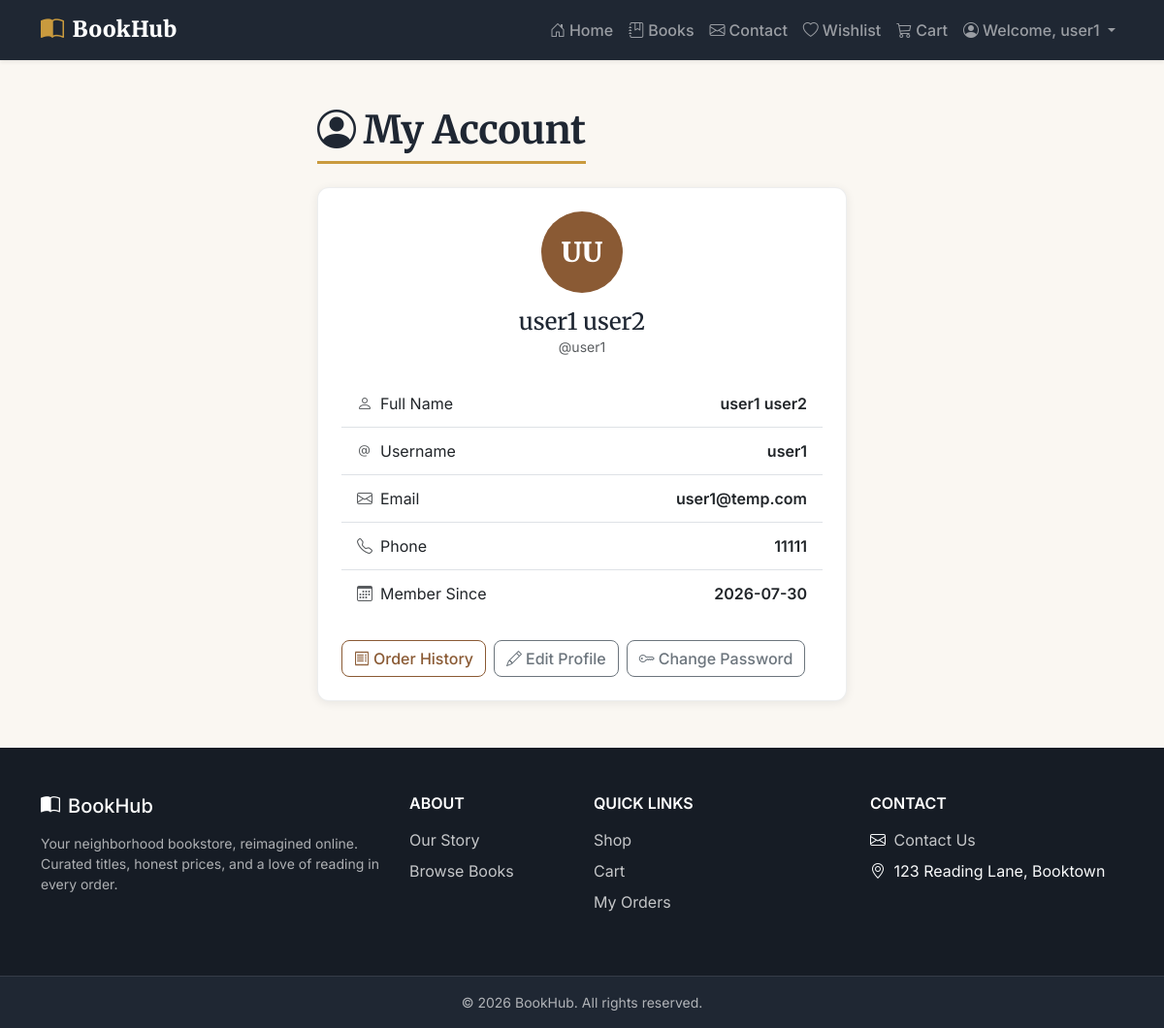
The page /account (signed in) on the database its author committed.
### models.py (models this page shows, shortened)
class Customer(db.Model):
    id = db.Column(db.Integer, primary_key=True)
    first_name = db.Column(db.String(100), nullable=False)
    last_name = db.Column(db.String(100), nullable=False)
    username = db.Column(db.String(80), unique=True, nullable=False)
    email = db.Column(db.String(150), unique=True, nullable=False)
    phone = db.Column(db.String(30), nullable=True)
    password_hash = db.Column(db.String(255), nullable=False)
    created_at = db.Column(db.DateTime, nullable=False, default=datetime.utcnow)

### app.py (the view)
@app.route("/account")
@customer_login_required
def customer_account():
    customer = Customer.query.get_or_404(session["customer_id"])
    updated = request.args.get("updated") == "1"
    return render_template("customer_account.html", customer=customer, updated=updated)

### app.py (called while the page is built)
def customer_login_required(view_func):
    @wraps(view_func)
    def wrapped_view(*args, **kwargs):
        if not session.get("customer_id"):
            return redirect(url_for("customer_login", next=request.path))
        return view_func(*args, **kwargs)
    return wrapped_view

@app.template_global()
def current_customer_name():
    if not session.get("customer_id"):
        return None
    customer = Customer.query.get(session["customer_id"])
    return customer.first_name if customer else None

@app.template_global()
def wishlist_item_count():
    if not session.get("customer_id"):
        return 0
    return WishlistItem.query.filter_by(customer_id=session["customer_id"]).count()

@app.template_global()
def cart_item_count():
    cart = session.get("cart", {})
    return sum(cart.values())

### templates/customer_account.html (shortened to what this page needs)
{% extends "base.html" %}
{% block content %}
<div class="container py-5">
    <div class="row justify-content-center">
        <div class="col-11 col-md-8 col-lg-6">
            <h1 class="mb-4"><i class="bi bi-person-circle me-2"></i>My Account</h1>
            <div class="card profile-card">
                <div class="card-body p-4">
                    <div class="text-center mb-4">
                        <div class="avatar-circle mx-auto mb-3">
                            {{ (customer.first_name[0] ~ customer.last_name[0])|upper }}
                        </div>
                        <h4 class="mb-0">{{ customer.first_name }} {{ customer.last_name }}</h4>
                        <p class="text-muted small mb-0">@{{ customer.username }}</p>
                    </div>
                    <ul class="list-group list-group-flush profile-list">
                        <li class="list-group-item d-flex justify-content-between align-items-center">
                            <span><i class="bi bi-person me-2 text-muted"></i>Full Name</span>
                            <span class="fw-semibold">{{ customer.first_name }} {{ customer.last_name }}</span>
                        </li>
                        <li class="list-group-item d-flex justify-content-between align-items-center">
                            <span><i class="bi bi-at me-2 text-muted"></i>Username</span>
                            <span class="fw-semibold">{{ customer.username }}</span>
                        </li>
                        <li class="list-group-item d-flex justify-content-between align-items-center">
                            <span><i class="bi bi-envelope me-2 text-muted"></i>Email</span>
                            <span class="fw-semibold">{{ customer.email }}</span>
                        </li>
                        <li class="list-group-item d-flex justify-content-between align-items-center">
                            <span><i class="bi bi-telephone me-2 text-muted"></i>Phone</span>
                            <span class="fw-semibold">{{ customer.phone or "Not provided" }}</span>
                        </li>
                        <li class="list-group-item d-flex justify-content-between align-items-center">
                            <span><i class="bi bi-calendar3 me-2 text-muted"></i>Member Since</span>
                            <span class="fw-semibold">{{ customer.created_at.strftime("%Y-%m-%d") }}</span>
                        </li>
                    </ul>
                    <div class="d-flex flex-wrap gap-2 mt-4">
                        <a href="{{ url_for('order_history') }}" class="btn btn-outline-primary">
                            <i class="bi bi-receipt me-1"></i>Order History
                        </a>
                        <a href="{{ url_for('customer_edit_profile') }}" class="btn btn-outline-secondary">
                            <i class="bi bi-pencil me-1"></i>Edit Profile
                        </a>
                        <a href="{{ url_for('customer_change_password') }}" class="btn btn-outline-secondary">
                            <i class="bi bi-key me-1"></i>Change Password
                        </a>
                    </div>
                </div>
            </div>
        </div>
    </div>
</div>
{% endblock %}

### templates/base.html (shortened to what this page needs)
<!DOCTYPE html>
<html lang="en">
<head>
    <link href="https://cdn.jsdelivr.net/npm/bootstrap@5.3.3/dist/css/bootstrap.min.css" rel="stylesheet">
    <link href="https://cdn.jsdelivr.net/npm/bootstrap-icons@1.11.3/font/bootstrap-icons.css" rel="stylesheet">
    <link href="{{ url_for('static', filename='css/style.css') }}" rel="stylesheet">
</head>
<body>
    <nav class="navbar navbar-expand-lg navbar-dark site-navbar sticky-top shadow-sm">
        <div class="container">
            <a class="navbar-brand d-flex align-items-center gap-2" href="{{ url_for('home') }}">
                <i class="bi bi-book-half fs-4"></i>
                <span class="brand-text">BookHub</span>
            </a>
            <div class="collapse navbar-collapse" id="navbarNav">
                <ul class="navbar-nav ms-auto align-items-lg-center">
                    <li class="nav-item">
                        <a class="nav-link" href="{{ url_for('home') }}"><i class="bi bi-house-door me-1"></i>Home</a>
                    </li>
                    <li class="nav-item">
                        <a class="nav-link" href="{{ url_for('books') }}"><i class="bi bi-journal-bookmark me-1"></i>Books</a>
                    </li>
                    {% if session.get('admin_id') %}
                    <li class="nav-item dropdown">
                        <a class="nav-link dropdown-toggle" href="#" role="button" data-bs-toggle="dropdown" aria-expanded="false">
                            <i class="bi bi-tools me-1"></i>Admin: {{ current_admin_username() }}
                        </a>
                        <ul class="dropdown-menu dropdown-menu-end">
                            <li><a class="dropdown-item" href="{{ url_for('admin') }}"><i class="bi bi-speedometer2 me-2"></i>Dashboard</a></li>
                            <li><a class="dropdown-item" href="{{ url_for('admin_orders') }}"><i class="bi bi-receipt me-2"></i>Orders</a></li>
                            <li><a class="dropdown-item" href="{{ url_for('admin_messages') }}"><i class="bi bi-envelope me-2"></i>Messages</a></li>
                            <li><hr class="dropdown-divider"></li>
                            <li><a class="dropdown-item" href="{{ url_for('admin_logout') }}"><i class="bi bi-box-arrow-right me-2"></i>Logout</a></li>
                        </ul>
                    </li>
                    {% elif session.get('customer_id') %}
                    <li class="nav-item">
                        <a class="nav-link" href="{{ url_for('contact') }}"><i class="bi bi-envelope me-1"></i>Contact</a>
                    </li>
                    <li class="nav-item">
                        <a class="nav-link position-relative" href="{{ url_for('wishlist') }}">
                            <i class="bi bi-heart me-1"></i>Wishlist
                        </a>
                    </li>
                    <li class="nav-item">
                        <a class="nav-link position-relative" href="{{ url_for('cart') }}">
                            <i class="bi bi-cart3 me-1"></i>Cart
                        </a>
                    </li>
                    <li class="nav-item dropdown">
                        <a class="nav-link dropdown-toggle" href="#" role="button" data-bs-toggle="dropdown" aria-expanded="false">
                            <i class="bi bi-person-circle me-1"></i>Welcome, {{ current_customer_name() }}
                        </a>
                    </li>
                    {% endif %}
                </ul>
            </div>
        </div>
    </nav>
    <main>
        {% block content %}{% endblock %}
    </main>
    <footer class="site-footer text-light mt-auto">
        <div class="container py-5">
            <div class="row gy-4">
                <div class="col-md-4">
                    <h5 class="d-flex align-items-center gap-2 mb-3">
                        <i class="bi bi-book-half"></i> BookHub
                    </h5>
                    <p class="text-footer-muted small mb-0">
                        Your neighborhood bookstore, reimagined online. Curated titles, honest prices,
                        and a love of reading in every order.
                    </p>
                </div>
                <div class="col-6 col-md-2">
                    <h6 class="text-uppercase fw-semibold mb-3">About</h6>
                    <ul class="list-unstyled footer-links">
                        <li><a href="{{ url_for('home') }}">Our Story</a></li>
                        <li><a href="{{ url_for('books') }}">Browse Books</a></li>
                    </ul>
                </div>
                <div class="col-6 col-md-3">
                    <h6 class="text-uppercase fw-semibold mb-3">Quick Links</h6>
                    <ul class="list-unstyled footer-links">
                        <li><a href="{{ url_for('books') }}">Shop</a></li>
                        <li><a href="{{ url_for('cart') }}">Cart</a></li>
                        <li>
                            {% if session.get('customer_id') %}
                            <a href="{{ url_for('order_history') }}">My Orders</a>
                            {% else %}
                            <a href="{{ url_for('customer_login') }}">My Orders</a>
                            {% endif %}
                        </li>
                    </ul>
                </div>
                <div class="col-md-3">
                    <h6 class="text-uppercase fw-semibold mb-3">Contact</h6>
                    <ul class="list-unstyled footer-links">
                        <li><i class="bi bi-envelope me-1"></i> <a href="{{ url_for('contact') }}">Contact Us</a></li>
                        <li><i class="bi bi-geo-alt me-1"></i> 123 Reading Lane, Booktown</li>
                    </ul>
                </div>
            </div>
        </div>
        <div class="footer-bottom py-3">
            <div class="container text-center small text-footer-muted">
                &copy; 2026 BookHub. All rights reserved.
            </div>
        </div>
    </footer>
</body>
</html>

### static/css/style.css (style rules this page uses)
:root { --bh-navy: #1f2733; --bh-navy-dark: #161c25; --bh-primary: #8a5a34; --bh-primary-dark: #6e4527; --bh-gold: #c99a3e; --bh-cream: #faf7f2; --bh-heading-font: "Merriweather", Georgia, serif; --bh-body-font: "Inter", "Segoe UI", system-ui, -apple-system, sans-serif; }
body { display: flex; flex-direction: column; min-height: 100vh; background-color: var(--bh-cream); font-family: var(--bh-body-font); }
main { flex: 1; }
h1, h2, h3, h4, h5, h6 { font-family: var(--bh-heading-font); color: var(--bh-navy); }
main h1 { display: inline-block; padding-bottom: .5rem; margin-bottom: 2rem; border-bottom: 3px solid var(--bh-gold); font-weight: 700; letter-spacing: -0.01em; }
.site-navbar { background-color: var(--bh-navy); }
.site-navbar .navbar-brand { font-family: var(--bh-heading-font); font-weight: 900; font-size: 1.4rem; letter-spacing: .02em; }
.site-navbar .navbar-brand i { color: var(--bh-gold); }
.site-navbar .nav-link { font-weight: 500; padding: .5rem .85rem; border-radius: .4rem; transition: color .15s ease, background-color .15s ease; }
.btn { border-radius: .5rem; font-weight: 500; transition: transform .15s ease, box-shadow .15s ease; }
.btn-outline-primary { --bs-btn-color: var(--bh-primary); --bs-btn-border-color: var(--bh-primary); --bs-btn-hover-bg: var(--bh-primary); --bs-btn-hover-border-color: var(--bh-primary); --bs-btn-active-bg: var(--bh-primary); --bs-btn-active-border-color: var(--bh-primary); }
.card { border: none; border-radius: .75rem; box-shadow: 0 2px 10px rgba(15, 23, 42, .08); transition: transform .15s ease, box-shadow .15s ease; }
.auth-card, .profile-card, .cart-card, .checkout-section-card, .order-summary-card, .order-card, .admin-stat-card, .purchase-panel { border: 1px solid rgba(31, 39, 51, .08); }
.site-footer { background-color: var(--bh-navy-dark); margin-top: 4rem; }
.site-footer h5, .site-footer h6 { color: #fff; font-family: var(--bh-body-font); }
.text-footer-muted { color: rgba(255, 255, 255, .65); }
.footer-links li { margin-bottom: .5rem; }
.footer-links a { color: rgba(255, 255, 255, .75); text-decoration: none; transition: color .15s ease; }
.footer-bottom { background-color: var(--bh-navy); border-top: 1px solid rgba(255, 255, 255, .1); }
.avatar-circle { width: 84px; height: 84px; border-radius: 50%; background-color: var(--bh-primary); color: #fff; display: flex; align-items: center; justify-content: center; font-family: var(--bh-heading-font); font-size: 1.75rem; font-weight: 900; }
.profile-list .list-group-item { padding-top: .75rem; padding-bottom: .75rem; }

### rows shown on the page
Customer: first_name "user1", first_name+last_name "UU", last_name "user2", username "user1", email "user1@temp.com", phone "11111", created_at "2026-07-30"
